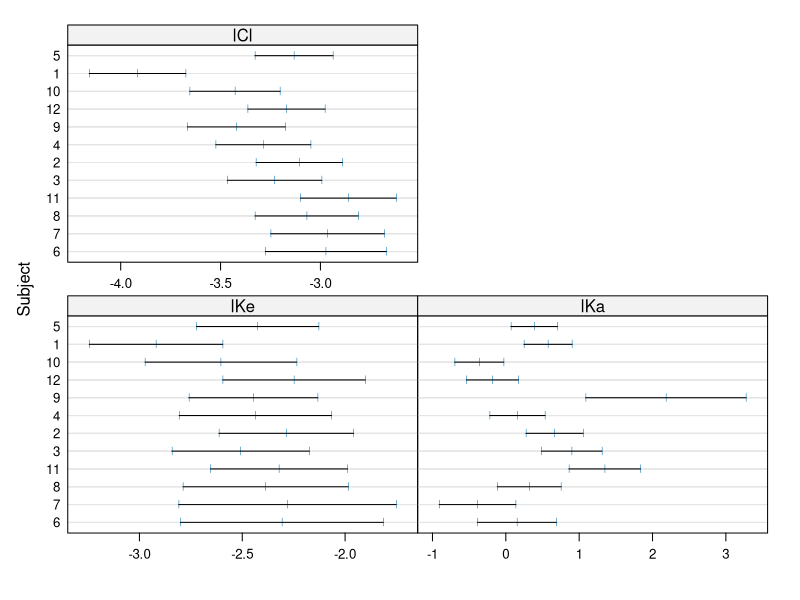
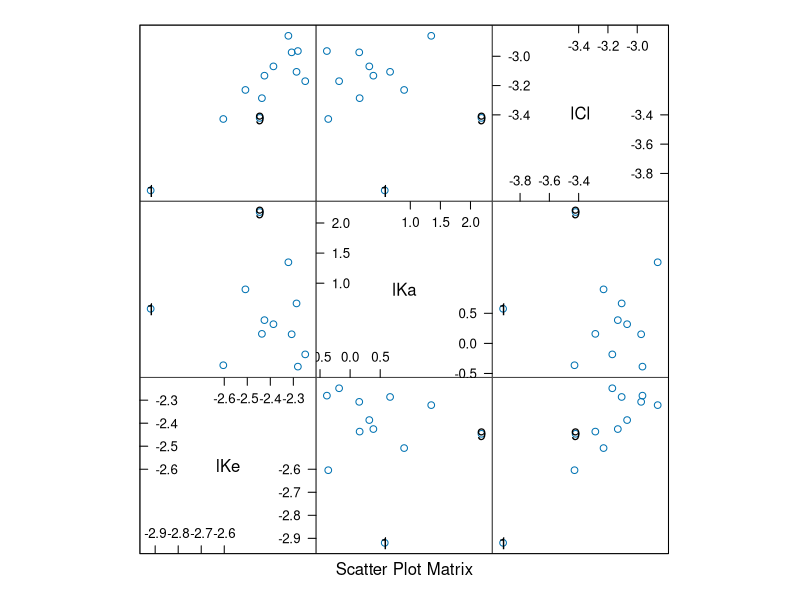
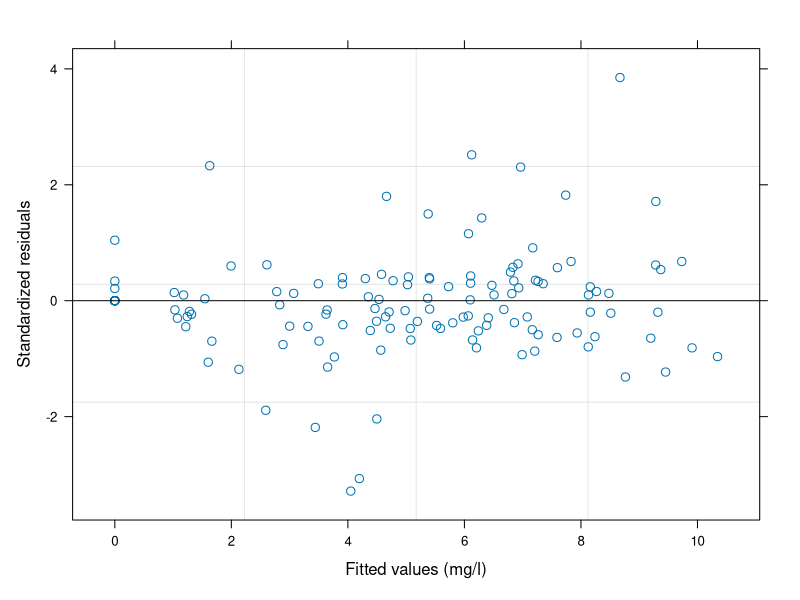
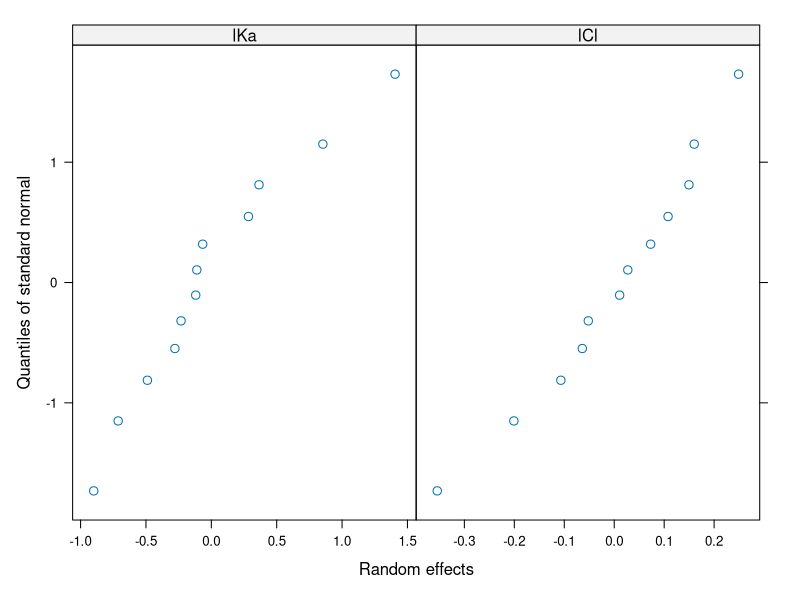

The R source for these figures, in order: (Note: this script raises an error after producing the figures.)
# Example of theophylline
require(nlme)
require(lattice)

head(Theoph)
fm1Theo.lis<-nlsList(conc~SSfol(Dose,Time,lKe,lKa,lCl),data=Theoph)
fm1Theo.lis
plot(intervals(fm1Theo.lis))
pairs(fm1Theo.lis,id=.1)

fm1Theo.nlme<-nlme(fm1Theo.lis)
fm1Theo.nlme
intervals(fm1Theo.nlme,which="var-cov")

(fm2Theo.nlme<-update(fm1Theo.nlme,random=pdDiag(list(lKe~1,lKa~1,lCl~1))))
(fm2Theo.nlme<-update(fm1Theo.nlme,random=pdDiag(lKe+lKa+lCl~1)))

(fm3Theo.nlme<-update(fm2Theo.nlme,random=pdDiag(lKa+lCl~1)))

anova(fm1Theo.nlme,fm3Theo.nlme,fm2Theo.nlme)
plot(fm3Theo.nlme)
qqnorm(fm3Theo.nlme,~ranef(.))
summary(fm3Theo.nlme)

fm4Theo.nlme<-update(fm3Theo.nlme, weights=varConstPower(power=.5))
# Error in eigen(val, only.values = TRUE) : 
#   infinite or missing values in 'x'
# In addition: Warning messages:


# Example of quinidine

fm1Quin.nlme<-nlme(conc~quinModel(Subject,time,conc,dose,interval,lV,lKa,lCl),
                   data=Quinidine,fixed=lV+lKa+lCl~1,
                   random=pdDiag(lV+lCl~1),groups=~Subject,
                   start=list(fixed=c(5,-.3,2)),
                   na.action=NULL,naPattern=~!is.na(conc))
fm1Quin.nlme

fm1Quin.nlmeRE<-ranef(fm1Quin.nlme,aug=T)
fm1Quin.nlmeRE[1:3,]

plot(fm1Quin.nlmeRE,form=lCl~Age+Smoke+Ethanol+Weight+Race+Height+glyco+
       Creatinine+Heart,control=list(cex.axis=.7),layout=c(3,3))
plot(fm1Quin.nlmeRE,form=lV~Age+Smoke+Ethanol+Weight+Race+Height+glyco+
       Creatinine+Heart,control=list(cex.axis=.7),layout=c(3,3))

fm1Quin.fix<-fixef(fm1Quin.nlme)
fm2Quin.nlme<-update(fm1Quin.nlme,fixed=list(lCl~glyco,lKa+lV~1),
                     start=c(fm1Quin.fix[3],0,fm1Quin.fix[2:1]))
summary(fm2Quin.nlme)
fm2Quin.nlmeRE<-ranef(fm2Quin.nlme,aug=T)
plot(fm2Quin.nlmeRE,form=lCl.(Intercept)~Age+Smoke+Ethanol+Weight+Race+Height+glyco+
       Creatinine+Heart,control=list(cex.axis=.7),layout=c(3,3))

options(contrasts=c("contr.treatment","contr.poly"))
fm2Quin.fix<-fixef(fm2Quin.nlme)
fm3Quin.nlme<-update(fm2Quin.nlme,fixed=list(lCl~glyco+Creatinine,lKa+lV~1),
                     start=c(fm2Quin.fix[1:2],.2,fm2Quin.fix[3:4]),
                     control=list(pnlsTol=.01,msTol=.01,tolerance=.01,
                                  pnlsMaxIter=100,msMaxIter=500,
                                  maxIter=5000))
summary(fm3Quin.nlme)

fm3Quin.fix<-fixef(fm3Quin.nlme)
fm4Quin.nlme<-update(fm3Quin.nlme,fixed=list(lCl~glyco+Creatinine+Weight,lKa+lV~1),
                     start=c(fm3Quin.fix[1:3],0,fm3Quin.fix[4:5]),
                     control=list(pnlsTol=.01,msTol=.01,tolerance=.01,
                                  pnlsMaxIter=100,msMaxIter=500,
                                  maxIter=5000))
summary(fm4Quin.nlme)
anova(fm3Quin.nlme,fm4Quin.nlme)
plot(fm4Quin.nlme,xlim=c(0,6.2))

fm5Quin.nlme<-update(fm4Quin.nlme,weights=varPower())  
# does not finish calculation in R


# Example of analogue MOS circuit

head(Wafer)

# From Section 4.2, 4.3

fm1Wafer<-lme(current~voltage+I(voltage^2),data=Wafer,
              random=list(Wafer=pdDiag(~voltage+I(voltage^2)),
                          Site=pdDiag(~voltage+I(voltage^2))))
summary(fm1Wafer)
plot(fm1Wafer,resid(.)~voltage|Wafer,layout=c(5,2))
plot(fm1Wafer,resid(.)~voltage|Wafer,layout=c(5,2),
     panel=function(x,y,...){
       panel.grid()
       panel.xyplot(x,y)
       panel.loess(x,y,lty=2)
       panel.abline(0,0)
     })
fm2Wafer<-update(fm1Wafer,fixed=.~.+cos(4.5679*voltage)+sin(4.5679*voltage),
                 random=list(Wafer=pdDiag(~voltage+I(voltage^2)),
                             Site=pdDiag(~voltage+I(voltage^2))))
summary(fm2Wafer)
intervals(fm2Wafer)
qqnorm(fm2Wafer)

plot(ranef(fm2Wafer)$Wafer)

# fm3Wafer cannot be calculated by R because of convergence error.
# Examples hereafter cannot be calculated.
fm3Wafer<-update(fm2Wafer,random=list(Wafer=~voltage+I(voltage^2),
                                      Site=pdDiag(~voltage+I(voltage^2))),
                 control=list(pnlsTol=.1,msTol=.1,tolerance=.1,
                              pnlsMaxIter=1000,msMaxIter=1000,
                              maxIter=10000))
summary(fm3Wafer)
anova(fm2Wafer,fm3Wafer)

fm1Wafer.nlmeR<-nlme(current~A+B*cos(4.5679*voltage)+C*sin(4.5679*voltage),data=Wafer,
                     fixed=list(A~voltage+voltage^2,B+C~1),
                     random=list(Wafer=A~voltage+voltage^2,
                                 Site=pdBlocked(list(A~1,A~voltage+voltage^2-1))),
                     start=fixef(fm4Wafer),method="REML")



  